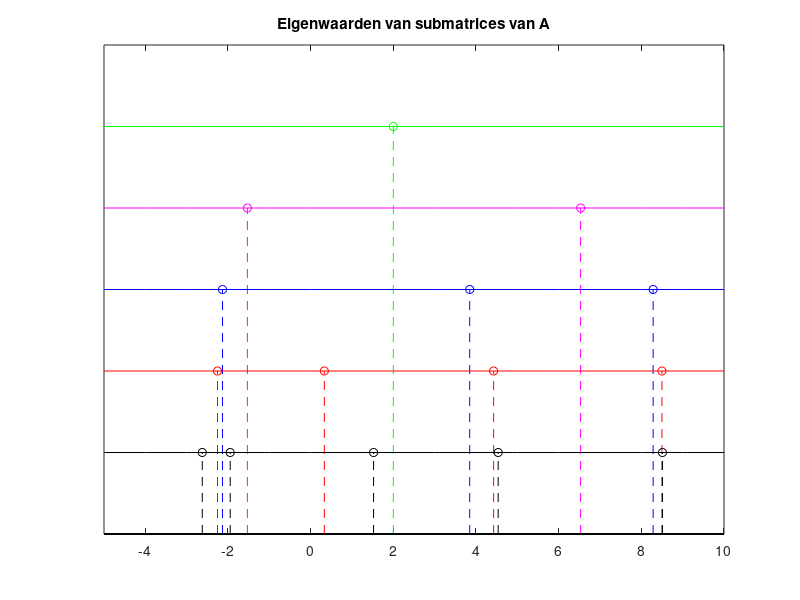

Recreate this plot in MATLAB.

clc;clear;close all

n= 5;


A = [2 4 0 0 0; 4 3 -3 0 0; 0 -3 5 -2 0; 0 0 -2 1 -2; 0 0 0 -2 -1];
A
A = hess(A);
figure;
for i = 1:n
    (eig(A(1:i,1:i)));
    if i == 1
        string1 = 'g--o';
        string2 = 'g-';
    elseif i == 2
        string1 = 'm--o';
        string2 = 'm-';
    elseif i == 3
        string1 = 'b--o';
        string2 = 'b-';
    elseif i == 4
        string1 = 'r--o';
        string2 = 'r-';
    elseif i == 5
        string1 = 'k--o';
        string2 = 'k-';
    end
    stem(eig(A(1:i,1:i)),(n-i+1)*ones(i,1),string1);
    hold on
    plot([-5:10],(n-i+1)*ones(16,1),string2);
    hold on
end


set(gca,'ytick',[])

title('Eigenwaarden van submatrices van A');
axis([-5 10 0 6])